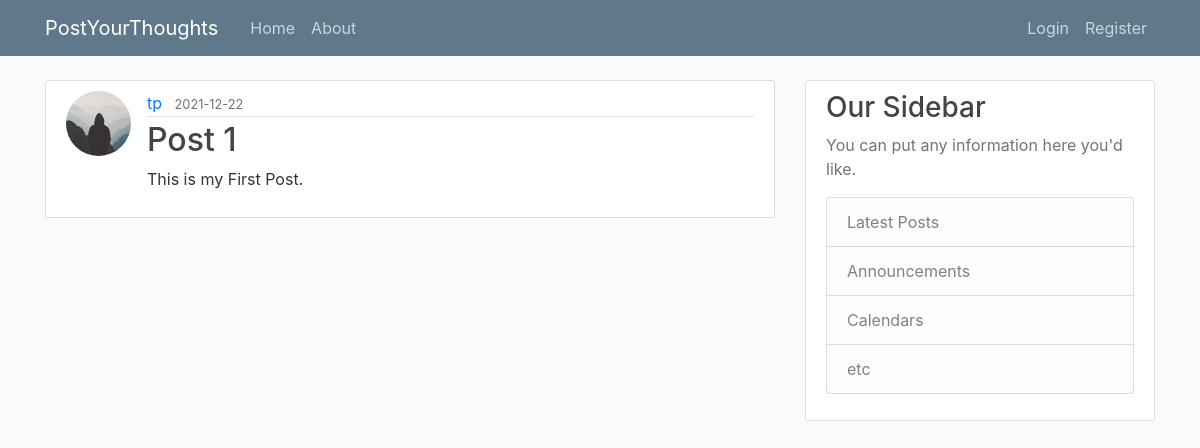
/post/1, run on an earlier commit of the app's database.
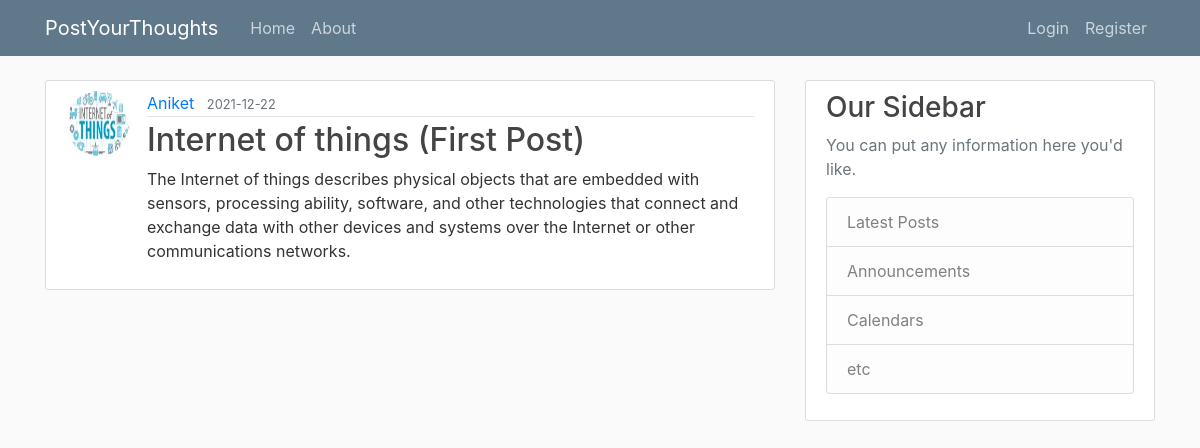
And on a later commit of the database.
### flaskblog/models.py (models this page shows, shortened)
class User(db.Model, UserMixin):
    id = db.Column(db.Integer, primary_key=True)
    username = db.Column(db.String(20), unique=True, nullable=False)
    email = db.Column(db.String(120), unique=True, nullable=False)
    image_file = db.Column(db.String(20), nullable=False, default='default.jpg')
    password = db.Column(db.String(60), nullable=False)
    post = db.relationship('Post', backref='author', lazy=True)

class Post(db.Model):
    id = db.Column(db.Integer, primary_key=True)
    title = db.Column(db.String(100), nullable=False)
    date_posted = db.Column(db.DateTime, nullable=False, default=datetime.utcnow)
    content = db.Column(db.Text, nullable=False)
    user_id = db.Column(db.Integer, db.ForeignKey('user.id'), nullable=False)

### flaskblog/routes.py (the view)
@app.route("/post/<int:post_id>")
def post(post_id):
    post = Post.query.get_or_404(post_id)
    return render_template('post.html', title=post.title, post=post)

### flaskblog/templates/post.html (shortened to what this page needs)
{% extends "layout.html" %}
{%block content%}
    <article class="media content-section">
        <img class="rounded-circle article-img" src="{{url_for('static', filename='profile_pics/' + post.author.image_file)}}" alt="">
        <div class="media-body">
        <div class="article-metadata">
            <a class="mr-2" href="{{url_for('user_posts', username=post.author.username)}}">{{ post.author.username }}</a>
            <small class="text-muted">{{ post.date_posted.strftime('%Y-%m-%d') }}</small>
        </div>
        <h2 class="article-title">{{ post.title }}</h2>
        <p class="article-content">{{ post.content }}</p>
        </div>
    </article>
{%endblock content%}

### flaskblog/templates/layout.html (shortened to what this page needs)
<!DOCTYPE html>
<html lang="en">
<head>
    <link rel="stylesheet" href="https://stackpath.bootstrapcdn.com/bootstrap/4.1.3/css/bootstrap.min.css">
    <link rel="stylesheet" type="text/css" href= "{{ url_for('static', filename='main.css') }}">
</head>
<body>
    <header class="site-header">
        <nav class="navbar navbar-expand-md navbar-dark bg-steel fixed-top">
        <div class="container">
            <a class="navbar-brand mr-4" href="/">PostYourThoughts</a>
            <div class="collapse navbar-collapse" id="navbarToggle">
            <div class="navbar-nav mr-auto">
                <a class="nav-item nav-link" href="{{url_for('home')}}">Home</a>
                <a class="nav-item nav-link" href="{{url_for('about')}}">About</a>
            </div>
            <div class="navbar-nav">
              {% if current_user.is_authenticated %}
              <a class="nav-item nav-link" href="{{url_for('new_post')}}">New Post</a>
                <a class="nav-item nav-link" href="{{url_for('account')}}">Account</a>
                <a class="nav-item nav-link" href="{{url_for('logout')}}">Logout</a>
              {% else %}
                <a class="nav-item nav-link" href="{{url_for('login')}}">Login</a>
                <a class="nav-item nav-link" href="{{url_for('register')}}">Register</a>
              {% endif %}
            </div>
            </div>
        </div>
        </nav>
    </header>
    <main role="main" class="container">
        <div class="row">
          <div class="col-md-8">
            {% block content %}{% endblock %}
          </div>
          <div class="col-md-4">
            <div class="content-section">
              <h3>Our Sidebar</h3>
              <p class='text-muted'>You can put any information here you'd like.
                <ul class="list-group">
                  <li class="list-group-item list-group-item-light">Latest Posts</li>
                  <li class="list-group-item list-group-item-light">Announcements</li>
                  <li class="list-group-item list-group-item-light">Calendars</li>
                  <li class="list-group-item list-group-item-light">etc</li>
                </ul>
              </p>
            </div>
          </div>
        </div>
      </main>
</body>
</html>

### flaskblog/static/main.css (style rules this page uses)
body { background: #fafafa; color: #333333; margin-top: 5rem; }
h1, h2, h3, h4, h5, h6 { color: #444444; }
.bg-steel { background-color: #5f788a; }
.site-header .navbar-nav .nav-link { color: #cbd5db; }
.content-section { background: #ffffff; padding: 10px 20px; border: 1px solid #dddddd; border-radius: 3px; margin-bottom: 20px; }
.article-title { color: #444444; }
.article-content { white-space: pre-line; }
.article-img { height: 65px; width: 65px; margin-right: 16px; }
.article-metadata { padding-bottom: 1px; margin-bottom: 4px; border-bottom: 1px solid #e3e3e3 }

What changed in the data, as far as the page shows it:
changed User: image_file: picture added in place of a placeholder; author.username "tp" → "Aniket"
changed Post: title "Post 1" → "Internet of things (First Post)"; content "This is my First Post." → "The Internet of things describes physical objects that are embedded with sensors, processing ability, software, and other technologies that connect and exchange data with other devices and systems over the Internet or other communications networks."
